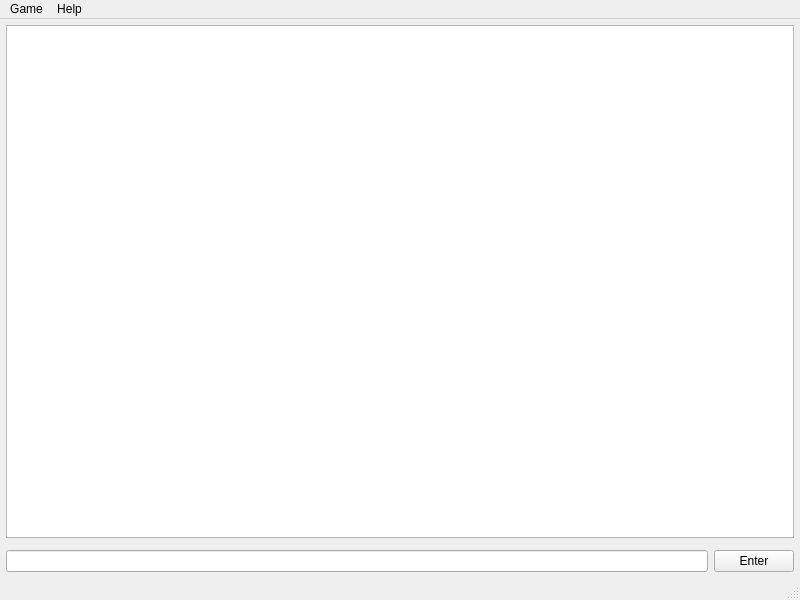
<?xml version="1.0" encoding="UTF-8"?>
<ui version="4.0">
 <class>MainWindow</class>
 <widget class="QMainWindow" name="MainWindow">
  <property name="geometry">
   <rect>
    <x>0</x>
    <y>0</y>
    <width>800</width>
    <height>600</height>
   </rect>
  </property>
  <property name="windowTitle">
   <string>tehRPG</string>
  </property>
  <widget class="QWidget" name="centralwidget">
   <layout class="QVBoxLayout" name="verticalLayout">
    <property name="leftMargin">
     <number>3</number>
    </property>
    <property name="topMargin">
     <number>3</number>
    </property>
    <property name="rightMargin">
     <number>3</number>
    </property>
    <property name="bottomMargin">
     <number>3</number>
    </property>
    <item>
     <widget class="QWidget" name="widget" native="true">
      <layout class="QVBoxLayout" name="verticalLayout_2">
       <property name="leftMargin">
        <number>3</number>
       </property>
       <property name="topMargin">
        <number>3</number>
       </property>
       <property name="rightMargin">
        <number>3</number>
       </property>
       <property name="bottomMargin">
        <number>3</number>
       </property>
       <item>
        <widget class="QPlainTextEdit" name="outputPlainTextEdit">
         <property name="focusPolicy">
          <enum>Qt::NoFocus</enum>
         </property>
         <property name="readOnly">
          <bool>true</bool>
         </property>
        </widget>
       </item>
      </layout>
     </widget>
    </item>
    <item>
     <widget class="QWidget" name="inputContainerWidget" native="true">
      <layout class="QHBoxLayout" name="horizontalLayout">
       <property name="spacing">
        <number>6</number>
       </property>
       <property name="leftMargin">
        <number>3</number>
       </property>
       <property name="topMargin">
        <number>3</number>
       </property>
       <property name="rightMargin">
        <number>3</number>
       </property>
       <property name="bottomMargin">
        <number>3</number>
       </property>
       <item>
        <widget class="teh::HistoryLineEdit" name="inputLineEdit"/>
       </item>
       <item>
        <widget class="QPushButton" name="enterButton">
         <property name="text">
          <string>Enter</string>
         </property>
        </widget>
       </item>
      </layout>
     </widget>
    </item>
   </layout>
  </widget>
  <widget class="QMenuBar" name="menubar">
   <property name="geometry">
    <rect>
     <x>0</x>
     <y>0</y>
     <width>800</width>
     <height>20</height>
    </rect>
   </property>
   <widget class="QMenu" name="menuGame">
    <property name="title">
     <string>Game</string>
    </property>
    <addaction name="actionConnect"/>
    <addaction name="actionDisconnect"/>
    <addaction name="separator"/>
    <addaction name="actionQuit"/>
   </widget>
   <widget class="QMenu" name="menuHelp">
    <property name="title">
     <string>Help</string>
    </property>
    <addaction name="actionAbout"/>
   </widget>
   <addaction name="menuGame"/>
   <addaction name="menuHelp"/>
  </widget>
  <widget class="QStatusBar" name="statusbar"/>
  <action name="actionQuit">
   <property name="text">
    <string>Quit</string>
   </property>
  </action>
  <action name="actionConnect">
   <property name="text">
    <string>Connect</string>
   </property>
  </action>
  <action name="actionAbout">
   <property name="text">
    <string>About</string>
   </property>
  </action>
  <action name="actionDisconnect">
   <property name="text">
    <string>Disconnect</string>
   </property>
  </action>
 </widget>
 <customwidgets>
  <customwidget>
   <class>teh::HistoryLineEdit</class>
   <extends>QLineEdit</extends>
   <header>historylineedit.h</header>
  </customwidget>
 </customwidgets>
 <tabstops>
  <tabstop>inputLineEdit</tabstop>
  <tabstop>enterButton</tabstop>
 </tabstops>
 <resources/>
 <connections/>
</ui>
